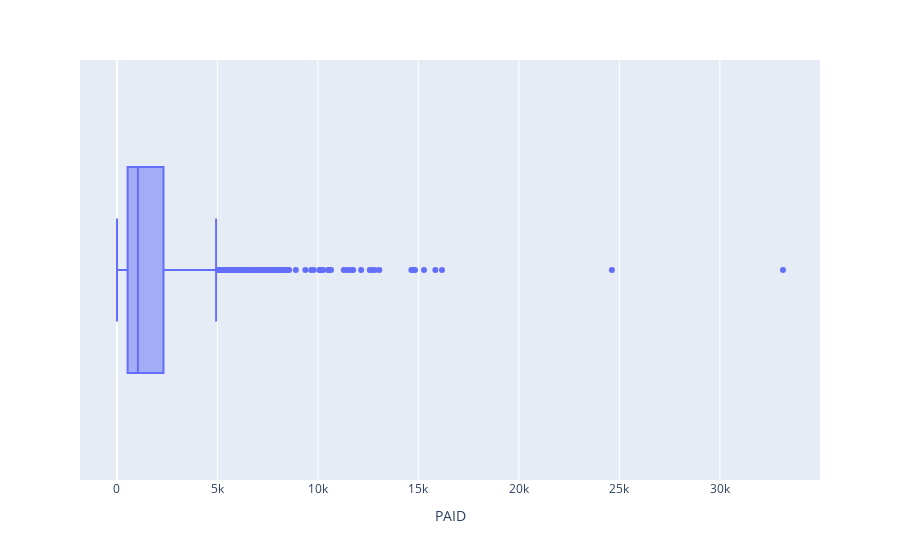

Notebook code cell kept with this figure:
### Code cell
fig = px.box(auto_claims_population_csv_asdf, x="PAID")
fig.show()

### Figure 1 — Plotly figure (JSON) as saved in the notebook; plotly's stock layout.template omitted (floating-point values rounded to 4 significant figures; data arrays with more than 128 entries replaced by an {"elided": "..."} marker saying what was removed)
{"data": [{"alignmentgroup": "True", "hovertemplate": "PAID=%{x}<extra></extra>", "legendgroup": "", "marker": {"color": "#636efa"}, "name": "", "notched": false, "offsetgroup": "", "orientation": "h", "showlegend": false, "type": "box", "x": {"elided": "1000 float values"}, "x0": " ", "xaxis": "x", "y0": " ", "yaxis": "y"}], "layout": {"boxmode": "group", "legend": {"tracegroupgap": 0}, "margin": {"t": 60}, "xaxis": {"anchor": "y", "domain": [0, 1], "title": {"text": "PAID"}}, "yaxis": {"anchor": "x", "domain": [0, 1]}}}
